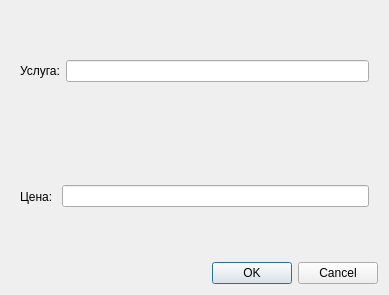
<?xml version="1.0" encoding="UTF-8"?>
<ui version="4.0">
 <class>Dialog</class>
 <widget class="QDialog" name="Dialog">
  <property name="geometry">
   <rect>
    <x>0</x>
    <y>0</y>
    <width>389</width>
    <height>295</height>
   </rect>
  </property>
  <property name="windowTitle">
   <string>Dialog</string>
  </property>
  <layout class="QVBoxLayout" name="verticalLayout">
   <item>
    <widget class="QWidget" name="widget_3" native="true">
     <layout class="QHBoxLayout" name="horizontalLayout_3">
      <item>
       <widget class="QLabel" name="label">
        <property name="text">
         <string>Услуга:</string>
        </property>
       </widget>
      </item>
      <item>
       <widget class="QLineEdit" name="serviceLineEdit"/>
      </item>
     </layout>
    </widget>
   </item>
   <item>
    <widget class="QWidget" name="widget_4" native="true">
     <layout class="QHBoxLayout" name="horizontalLayout_4">
      <item>
       <widget class="QLabel" name="label_3">
        <property name="text">
         <string>Цена: </string>
        </property>
       </widget>
      </item>
      <item>
       <widget class="QLineEdit" name="priceLineEdit"/>
      </item>
     </layout>
    </widget>
   </item>
   <item>
    <widget class="QDialogButtonBox" name="buttonBox">
     <property name="orientation">
      <enum>Qt::Horizontal</enum>
     </property>
     <property name="standardButtons">
      <set>QDialogButtonBox::Cancel|QDialogButtonBox::Ok</set>
     </property>
    </widget>
   </item>
  </layout>
 </widget>
 <resources/>
 <connections>
  <connection>
   <sender>buttonBox</sender>
   <signal>accepted()</signal>
   <receiver>Dialog</receiver>
   <slot>accept()</slot>
   <hints>
    <hint type="sourcelabel">
     <x>248</x>
     <y>254</y>
    </hint>
    <hint type="destinationlabel">
     <x>157</x>
     <y>274</y>
    </hint>
   </hints>
  </connection>
  <connection>
   <sender>buttonBox</sender>
   <signal>rejected()</signal>
   <receiver>Dialog</receiver>
   <slot>reject()</slot>
   <hints>
    <hint type="sourcelabel">
     <x>316</x>
     <y>260</y>
    </hint>
    <hint type="destinationlabel">
     <x>286</x>
     <y>274</y>
    </hint>
   </hints>
  </connection>
 </connections>
</ui>
